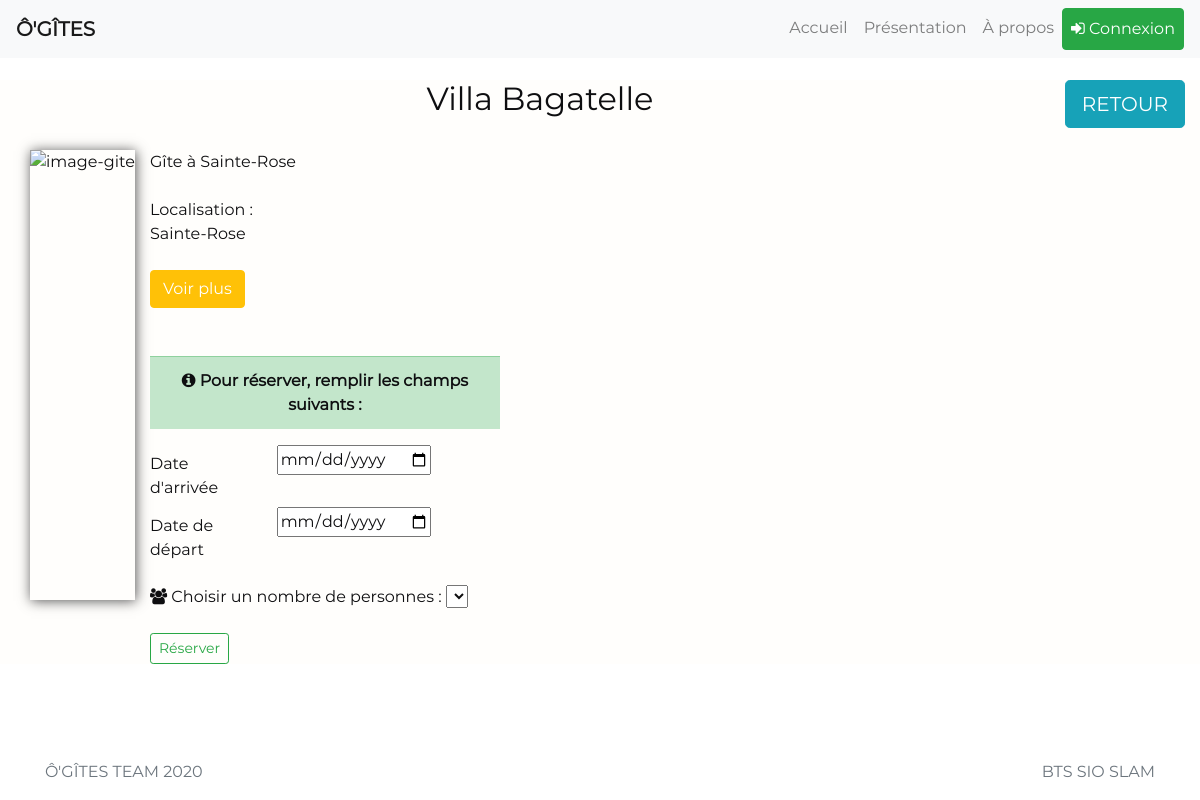
Page /info_gites.php?id_gites=1 on the earlier database version.
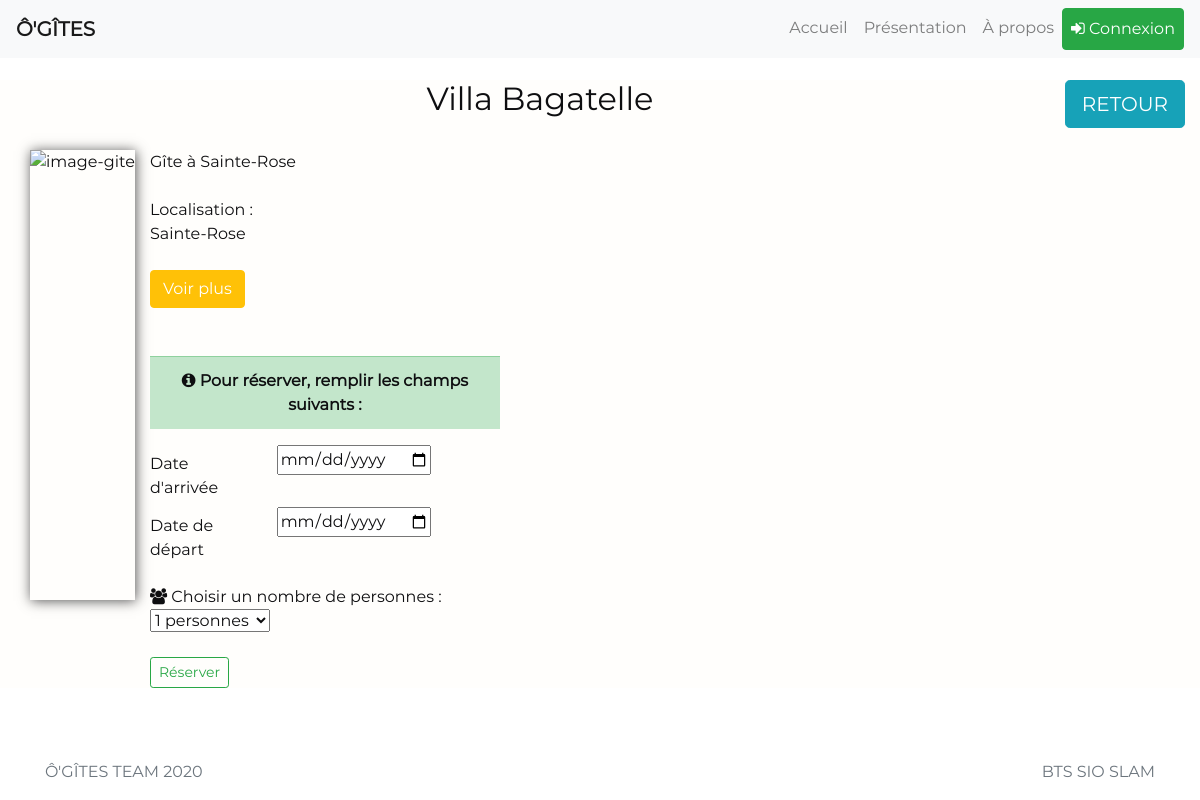
Same page on the later database version.
### tables this page shows
CREATE TABLE `gites` (
  `id_gites` int(11) NOT NULL,
  `libelle` text NOT NULL,
  `description` text NOT NULL,
  `localisation` text NOT NULL,
  `link_url` text NOT NULL,
  `nb_personnes_max` int(11) NOT NULL
);

### info_gites.php (the view, shortened to what this page needs)
<?php
  require_once 'head.php';
  if(isset($_REQUEST["id_gites"])){
    $id_gites = $_REQUEST["id_gites"];
  }
  $sql_gite = "select * from gites where id_gites = $id_gites";
  $Myresult = $pdo->query($sql_gite);
  $Myresult->setFetchMode(PDO::FETCH_ASSOC);
  $Allgite = $Myresult->fetch();
?>
<main role="main" class="flex-shrink-0">
	<div class="container-fluid" id="index">
    <a href="view_gites.php?query=all" class="btn btn-info btn-lg" style="float: right;">RETOUR</a>
		<center>
      <h2><?php echo $Allgite["libelle"]; ?></h2>
    </center>
    <br>
		<div class="container">
      <div class="row">
        <?php
          $sql_image_gite = "select * from images_gites where id_gites = $id_gites";
          $Myresult2 = $pdo->query($sql_image_gite);
          $Myresult2->setFetchMode(PDO::FETCH_ASSOC);
          $image_gites = $Myresult2->fetch();
          $image_link = $image_gites["link_url"];
        ?>
        <img src="<?php echo $image_link; ?>" alt="image-gite" style="height:450px; box-shadow: 1px 1px 12px #555;">
        <div class="col-sm-4">
          <?php echo $Allgite["description"]; ?>
          <br><br>
          Localisation : <br>
          <?php echo $Allgite["localisation"]; ?>
          <br><br>
          <a target="_blank" href="<?php echo $Allgite["link_url"] ?>" class="btn btn-warning" style="color: white;">Voir plus</a>
          <br><br><br>
          <table class="table table-success">
            <tr>
              <th>
                <center>
                  <i class="fa fa-info-circle"></i> Pour réserver, remplir les champs suivants :
                </center>
              </th>
            </tr>
          </table>
          <form action="reserv_gite.php?id_gites=<?php echo $id_gites; ?>" method="post">
            <div class="form-group row">
              <label class="col-4 col-form-label">Date d'arrivée</label>
              <div class="col-6">
                <input type="date" name="date_debut">
              </div>
              <br><br>
              <label class="col-4 col-form-label">Date de départ</label>
              <div class="col-6">
              <input type="date" name="date_fin">
              </div>
            </div>
            <?php
              $sql = "select * from gites where id_gites = $id_gites";
              $result = $pdo->query($sql);
              $result->setFetchMode(PDO::FETCH_ASSOC);
              while($info = $result->fetch()){
                $nb_personne_max = $info["nb_personnes_max"];
            ?>
            <i class="fa fa-users"></i> Choisir un nombre de personnes :
            <select name="selectPersonne" class="ui dropdown" id="select">
              <?php
                for($i = 1; $i <= $nb_personne_max; $i++){
              ?>
              <option value="<?php echo $i; ?>"><?php echo $i; ?> personnes</option>
              <?php } ?>
            </select>
            <?php
              }
            ?>
            <br><br>
            <input type="submit" value="Réserver" class="btn btn-outline-success btn-sm">
          </form>
        </div>
      </div>
		</div>
  </div>
</main>
<?php
	require_once 'footer.php';
?>

Differences in the rows shown:
changed gites "Villa Bagatelle": selectPersonne (not shown) → "1 personnes"
